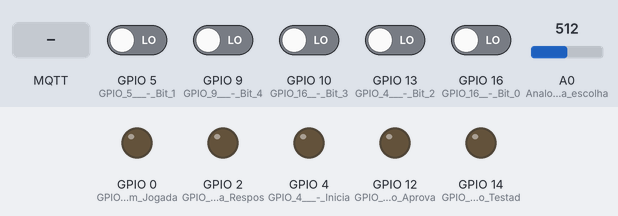
The sketch below on a simulated ESP8266 (NodeMCU). Parts: output pins drawn as LEDs (lit = HIGH). Inputs (shaded band) come from the test bench; at power-on: GPIO 5 (GPIO_5___-_Bit_1), GPIO 9 (GPIO_9___-_Bit_4), GPIO 10 (GPIO_16__-_Bit_3), GPIO 13 (GPIO_4___-_Bit_2), GPIO 16 (GPIO_16__-_Bit_0) LOW, A0 (AnalogRead_para_a_escolha) = 512. WiFi joins after 1.5 s; servers stay silent unless stated; random numbers use the default seed unless the sketch sets one; no MQTT or app messages arrive unless stated; what the sketch prints to the serial monitor is not drawn.

Above: at 2.7 s.
2.8 s: MQTT message "I" arrives on the first subscribed topic
At 3.9 s:
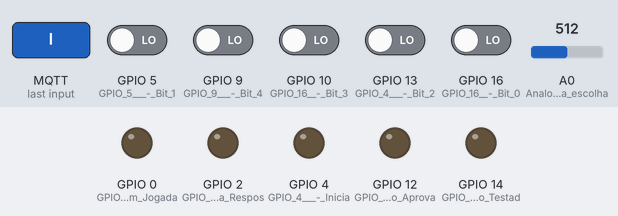
4.3 s: MQTT message "A" arrives on the first subscribed topic
At 5.1 s:
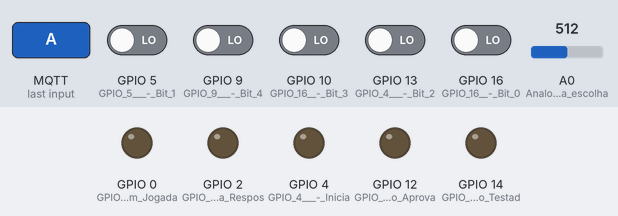
5.8 s: MQTT message "E" arrives on the first subscribed topic
At 6.2 s:
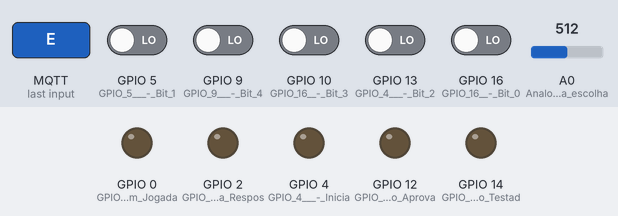
Timing chart, 0 to 8.8 s (numbered marks = the images above; inputs shaded):
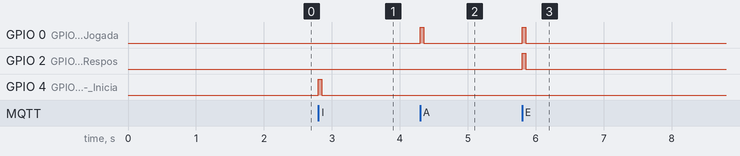

Measured:
- after the input at 2.8 s, GPIO 4 (GPIO_4___-_Inicia): LOW → HIGH at once, → LOW 0.05 s later
- after the input at 4.3 s, GPIO 0 (GPIO_0___-_Tem_Jogada): LOW → HIGH at once, → LOW 0.05 s later
- after the input at 5.8 s, GPIO 0 (GPIO_0___-_Tem_Jogada), GPIO 2 (GPIO_2___-_Erro_na_Respos): LOW → HIGH at once, → LOW 0.05 s later

The sketch:

mqtt_jogo_do_barao.ino
```cpp
#include <ESP8266WiFi.h>
#include <PubSubClient.h>

String user = "grupo1-bancadaB4";
String passwd = "digi#@1B4";
const char* ssid = "LAB_DIGITAL";
const char* password = "C1-17*2018@labdig";
const char* mqtt_server = "labdigi.wiseful.com.br";
int count = 0;
WiFiClient espClient;
PubSubClient client(espClient);
unsigned long lastMsg = 0;
#define MSG_BUFFER_SIZE (50)
char msg[MSG_BUFFER_SIZE];
int value = 0;
int questao = 0;
String bits;
char ultima_questao [20];
int ultimo_botao;
int botao;
char bits_char [20];

void setup() {
  pinMode(4, OUTPUT);   // GPIO 4   - Inicia
  pinMode(15, OUTPUT);  // GPIO 15  - Reset
  pinMode(0, OUTPUT);   // GPIO 0   - Tem Jogada
  pinMode(2, OUTPUT);   // GPIO 2   - Erro na Resposta
  pinMode(14, OUTPUT);  // GPIO 14  - Questão Testada
  pinMode(12, OUTPUT);  // GPIO 12  - Questão Aprovada
  pinMode(16, INPUT);   // GPIO 16  - Bit 0 (Questão Escolhida)
  pinMode(5, INPUT);    // GPIO 5   - Bit 1 (Questão Escolhida)
  pinMode(13, INPUT);   // GPIO 4   - Bit 2 (Questão Escolhida)
  pinMode(10, INPUT);   // GPIO 16  - Bit 3 (Questão Escolhida)
  pinMode(9, INPUT);    // GPIO 9   - Bit 4 (Questão Escolhida)
  pinMode(A0, INPUT);   // AnalogRead para a escolha dos botões.
  digitalWrite(0, LOW);
  digitalWrite(2, LOW);

  setup_wifi();
  client.setServer(mqtt_server, 80);
  client.setCallback(callback);
}

void setup_wifi() {

  delay(10);
  Serial.println();
  Serial.print("Conectando com ");
  Serial.println(ssid);

  WiFi.begin(ssid, password);

  while (WiFi.status() != WL_CONNECTED) {
    delay(500);
    Serial.print(".");
  }
  randomSeed(micros());
  Serial.println();
  Serial.println("WiFi conectado");
  Serial.println("Endereço de IP: ");
  Serial.println(WiFi.localIP());
}

void callback(char* topic, byte* payload, unsigned int length) {
  Serial.print("Mensagem recebida [");
  Serial.print(topic);
  Serial.print("] ");

  for (int i = 0; i < length; i++) {
    Serial.print((char)payload[i]);
  }
  Serial.println();
  int count = 0;

  if((char)payload[1] == '1' && (char)payload[0] == '1'){
    Serial.println("TestAprov");
    digitalWrite(14, HIGH);
    digitalWrite(12, HIGH);
    Serial.println("HIGH");
    delay(50);
    digitalWrite(14, LOW);
    digitalWrite(12, LOW);
  }

   if((char)payload[1] == '0' && (char)payload[0] == '1'){
    Serial.println("TestReprov");
    digitalWrite(14, HIGH);
    digitalWrite(12, LOW);
    Serial.println("LOW");
    delay(50);
    digitalWrite(14, LOW);
  }

  if((char)payload[0] == 'I') {
    Serial.println("I");
    digitalWrite(4, HIGH);
    delay(50);
    digitalWrite(4, LOW);
  }

  if((char)payload[0] == 'R') {
    Serial.println("R");
    digitalWrite(15, HIGH);
    delay(50);
    digitalWrite(15, LOW);
  }

  if((char)payload[0] == 'A') {
    Serial.println("A");
    digitalWrite(0, HIGH);
    digitalWrite(2, LOW);
    delay(50);
    botao = analogRead(A0);
    client.publish("grupo1-bancadaB4/Q1", bits_char);
    digitalWrite(0, LOW);
  }

  if((char)payload[0] == 'E') {
    Serial.println("E");
    digitalWrite(0, HIGH);
    digitalWrite(2, HIGH);
    delay(50);
    digitalWrite(0, LOW);
    digitalWrite(2, LOW);
  }


}

void reconnect() {
  while (!client.connected()) {
    Serial.print("Aguardando conexão MQTT...");
    String clientId = user;
    clientId += String(random(0xffff), HEX);
    if (client.connect(clientId.c_str(), user.c_str(), passwd.c_str())) {
      Serial.println("conectado");
      client.publish("grupo1-bancadaB4/1", "Reconectado");
      client.subscribe("grupo1-bancadaB4/2");
    } else {
      Serial.print("falhou, rc=");
      Serial.print(client.state());
      Serial.println(" tente novamente em 5s");
      delay(5000);
    }
  }
}

void loop() {
  int bit0 = digitalRead(16);
  int bit1 = digitalRead(5);
  int bit2 = digitalRead(13);
  int bit3 = digitalRead(10);
  int bit4 = digitalRead(9);
  botao = analogRead(A0);
  int questao_testada;
  int questao_aprovada;
  int botao_escolhido;

  bits = String(bit4) + String(bit3) +String(bit2) + String(bit1) + String(bit0);

  if(botao > 480 && botao < 570) botao_escolhido = 0;
  else if(botao < 70 && botao > 35) botao_escolhido = 1;
  else if(botao > 75 && botao < 120) botao_escolhido = 2;
  else if(botao > 880) botao_escolhido = 3;
  else botao_escolhido = -1;

  if(botao_escolhido != -1){
    Serial.println(botao_escolhido);
  }

  if (!client.connected()) {
    reconnect();
  }
  client.loop();
  count = 0;
  long now = millis();
  lastMsg = now;
  char resposta [10];
  itoa(botao_escolhido, resposta, 10);
  bits.toCharArray(bits_char, 20);

  if(String(ultima_questao) != String(bits_char)) {
    Serial.print("Publica mensagem: ");
    char bits_comp [20];
    for(int i = 0; i < 5; i++){
      bits_comp[i] = bits_char[i];
    }
    char new_char [10];
    char new_char2 [10];
    itoa(random(0,2), new_char, 10);
    itoa(random(0,2), new_char2, 10);
    Serial.println(new_char);
    bits_comp[1] = new_char[0];
    bits_comp[4] = new_char2[0];
    Serial.println(bits_comp);
    client.publish("grupo1-bancadaB4/Q1", bits_comp);
    for(int i = 0; i < 5; i++){
      ultima_questao[i] = bits_char[i];
    }
  }

  if(ultimo_botao != botao_escolhido) {
    Serial.print("Publica mensagem: ");
    Serial.println(resposta);
    client.publish("grupo1-bancadaB4/R1", resposta);
    ultimo_botao = botao_escolhido;
  }

  client.subscribe("grupo1-bancadaB4/B4");
}


/************************ FIM DO PROGRAMA***************************/
```
